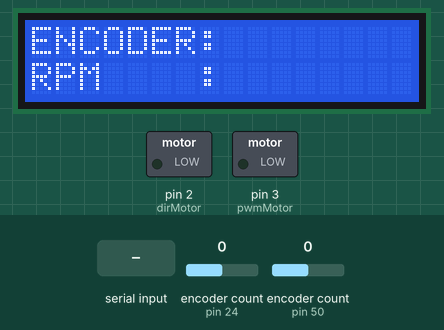
Simulated run of this sketch. Board: Arduino Mega 2560, built with avr-gcc and run on an emulated ATmega2560. Shown: 16×2 character LCD, switched loads named in the sketch (green lamp = pin HIGH). The inputs (shaded band) are chosen by the test bench; at power-on: encoder count (sensors on pin 24, pin 50) 0. Random numbers use the default seed unless the sketch sets one; what the sketch prints to the serial monitor is not drawn.

Above: at 1.2 s.
1.3 s: "1" received over Serial
At 1.77 s:
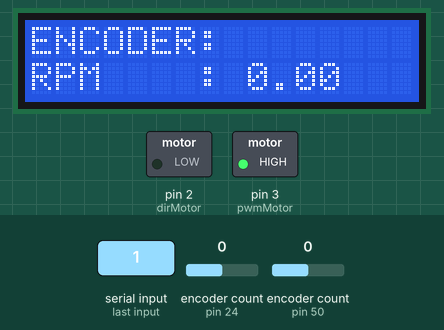
At 2.85 s:
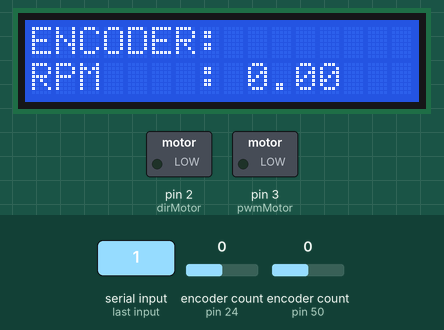
3.2 s: "2" received over Serial
Timing chart, 0 to 6.2 s (numbered marks = the images above; inputs shaded):
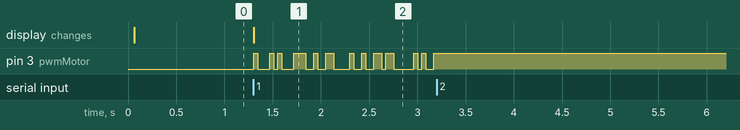

The sketch:

random_dewan.ino
```cpp
//library yang digunakan
#include <LiquidCrystal.h>
#include <CaptureTimer.h>
#include <Encoder.h>
#include <Time.h>
//Pin yang digunakan
#define ENCODER_OPTIMIZE_INTERRUPTS
#define dirMotor  2
#define pwmMotor  3
#define EncodIn  26                     // Encoder Input
#define ctINPin      52
#define samplingPer    20
#define tickOUTPin    4   // Pin used as tick generator (for standalone board testing purposes)// Literal Pin / Board
//Pin encoder motor dan rotary
Encoder encModule(24,25);
Encoder encMotor(50,52);
LiquidCrystal lcd(8, 9, 4, 5, 6, 7);
//variabel untuk memilih hasiloutput untuk MFC,serialMonitor, atau Serial Plotter
char inputmod,mode=2;
int i=0;
//Variabel lcd
int lcd_key = 0;
//variabel untuk menggerakkan encoder motor dan rotry encoder
long positionModule=0;
long positionMotor=0;
//variabel untuk menghitung RPM dari nilai frekuensi dan periode,Duty cycle
int pwm=0;
float frekuensi=0;
unsigned long simpan=0,putar;
float rpmf=0,periode,rpmt;
float dutyC=0;
//variabel untuk menampilkan tegangan dari sensor tegangan
float Voltage = 0;
float Current = 0;
float vRead = 0;
float R1 = 30000;
float R2 = 3300;
float iRead = 0;
int mVperAmp = 185;
int ACSoffset = 1650;
float vCalc=0;
int b=0;
static int flag = 0;
int dataRand;
int counter=0;
char inByte;
unsigned long prevmillis=0;
void cariFreq()
{
    uint16_t ticks;
    (void) CaptureTimer::getFreq(&ticks);
    frekuensi=ticks;
}
void dutC()
{
  dutyC=pwm/255*100;
}
void periodes()
{
  uint32_t Time;
  if (CaptureTimer::getTickCapture(&Time) == true)
  { // Only print on serial if new data is available
    periode = 1/frekuensi;
    rpmt = 60 / (periode * 200);
  }
}
void serialPlotter()
{
 // Serial.print("DATA PWM= ");
  Serial.print(pwm);
  Serial.print(" ");
    //Serial.print("DATA RPM= ");
  Serial.print(rpmf);
  Serial.print(" ");
  Serial.print(rpmt);
  Serial.print(" ");
  Serial.println(Voltage);
}
void serialPrint()
{
 Serial.print("DATA PWM= ");
 Serial.print(pwm);
 Serial.print(" ");
 Serial.print("Duty Cycle= ");
 Serial.print(dutyC);
 Serial.print("% ");
 Serial.print("RPM(Freq)= ");
 Serial.print(rpmf);
 Serial.print(" ");
 Serial.print("RPM(P)= ");
 Serial.print(rpmt);
 Serial.print(" ");
 Serial.print("DATA VOLTAGE= ");
 Serial.println(Voltage);
 Serial.print(" ");
  delay(500);
}
void serialMFC()
{
  Serial.print('#');
  Serial.print(pwm);
  Serial.print('$');
  Serial.print(rpmf);
  Serial.print('&');
  Serial.print(rpmt);
  Serial.print('%');
  Serial.print(Voltage);
  Serial.println('!');
}
void voltage()
{
    iRead = analogRead(11) * 3300 / 1024;
  Current = ((iRead-ACSoffset) / mVperAmp) * 1000;
  vRead = analogRead(10) * 3.3 / 1024;
  Voltage = vRead / (R2 / (R1+R2));
}

void ReadRPM(float inputfreq)
{
unsigned  long newEncMotor,positionMotor;
  //cu_time=millis();
     newEncMotor = encMotor.read();
   if (newEncMotor != positionMotor)
   {

      positionMotor = newEncMotor;

   }
  //Frekuensi
  rpmf=inputfreq*60/200; // nilai 200 berdasarkan 1 kali perputaran
   lcd.setCursor(9,1);
      lcd.print(rpmf);


}
void setup() {
    Serial.begin(115200);
  // initialize the capture timer pin & period
  CaptureTimer::initCapTicks(samplingPer, ctINPin);
  CaptureTimer::initCapTime(ctINPin);
  lcd.begin(16,2);
  lcd.setCursor(0,0);         // Set posisi 0,0 lcd
  lcd.print("ENCODER: ");
  lcd.setCursor(0,1);         // Set posisi 0,1 lcd
  lcd.print("RPM    : ");
  pinMode(EncodIn,INPUT);      // Initialize Mode input encoder;
  pinMode(dirMotor, OUTPUT);
  pinMode(pwmMotor, OUTPUT);
    pinMode(tickOUTPin, OUTPUT);
}
void loop()
{
   if (Serial.available()) {
    inByte = Serial.read();
        if(inByte == '1') flag = 1;
    else if(inByte == '2')  flag = 2;
  }
  if (flag == 1){

    dataRand=rand()%255;
    //positionModule = newEncModule;

     if(dataRand<=124)
        dataRand=0;
     else if(dataRand>124)
        dataRand=255;

      cariFreq();
     ReadRPM(frekuensi);
     digitalWrite(dirMotor,LOW);
     analogWrite(pwmMotor,dataRand);
     Serial.print(dataRand);
     Serial.print(" ");
     Serial.println((int)rpmf);
     counter++;
     if (counter == 127){
      Serial.println(" DONE");
      flag = 2;


  }
  delay(40);
 }
}
```

Measured:
- after the input at 1.3 s, the display: changes at once (image 1)
- after the input at 3.2 s, every drawn part: stays the same
